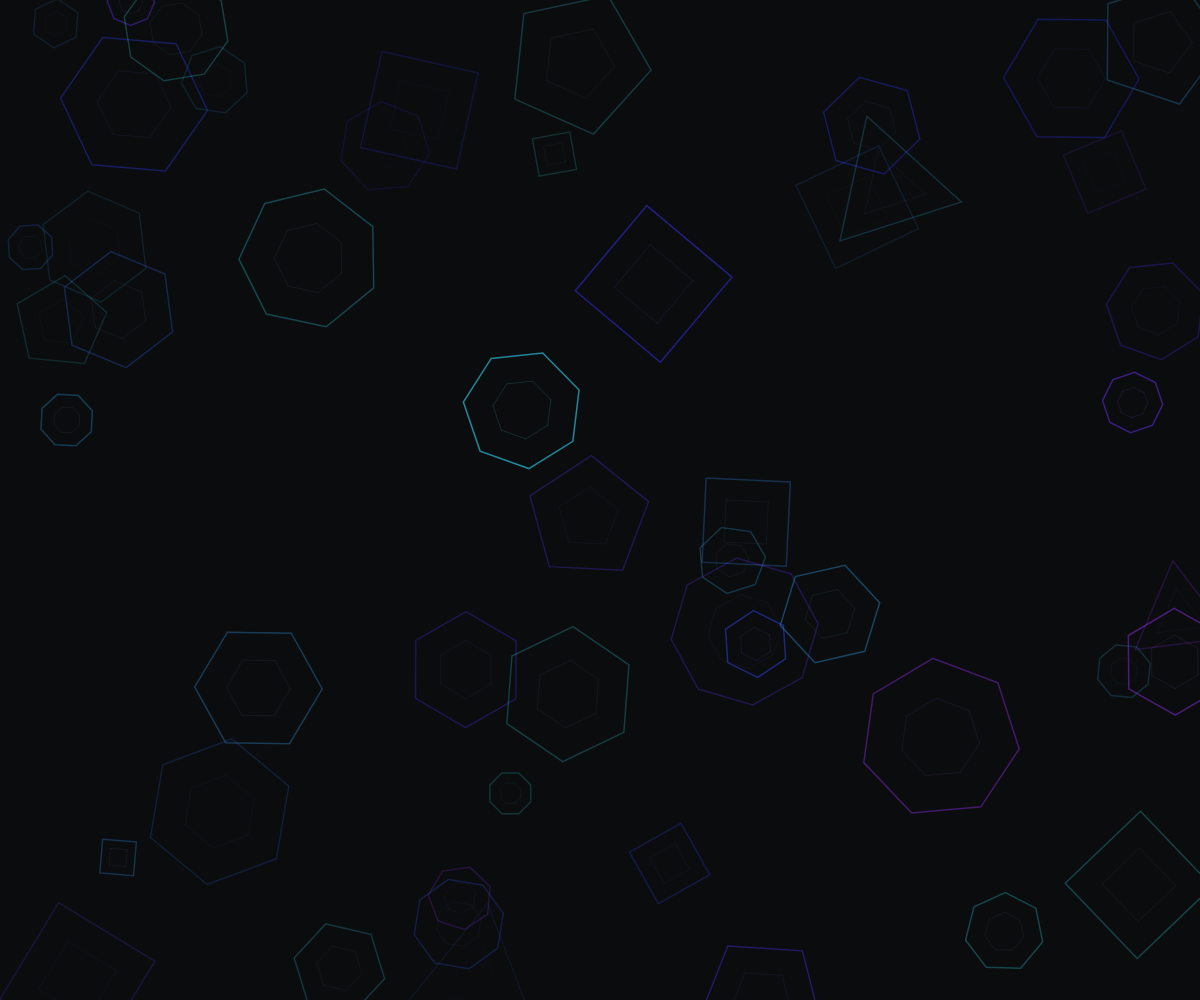
Frame 1 (no input)
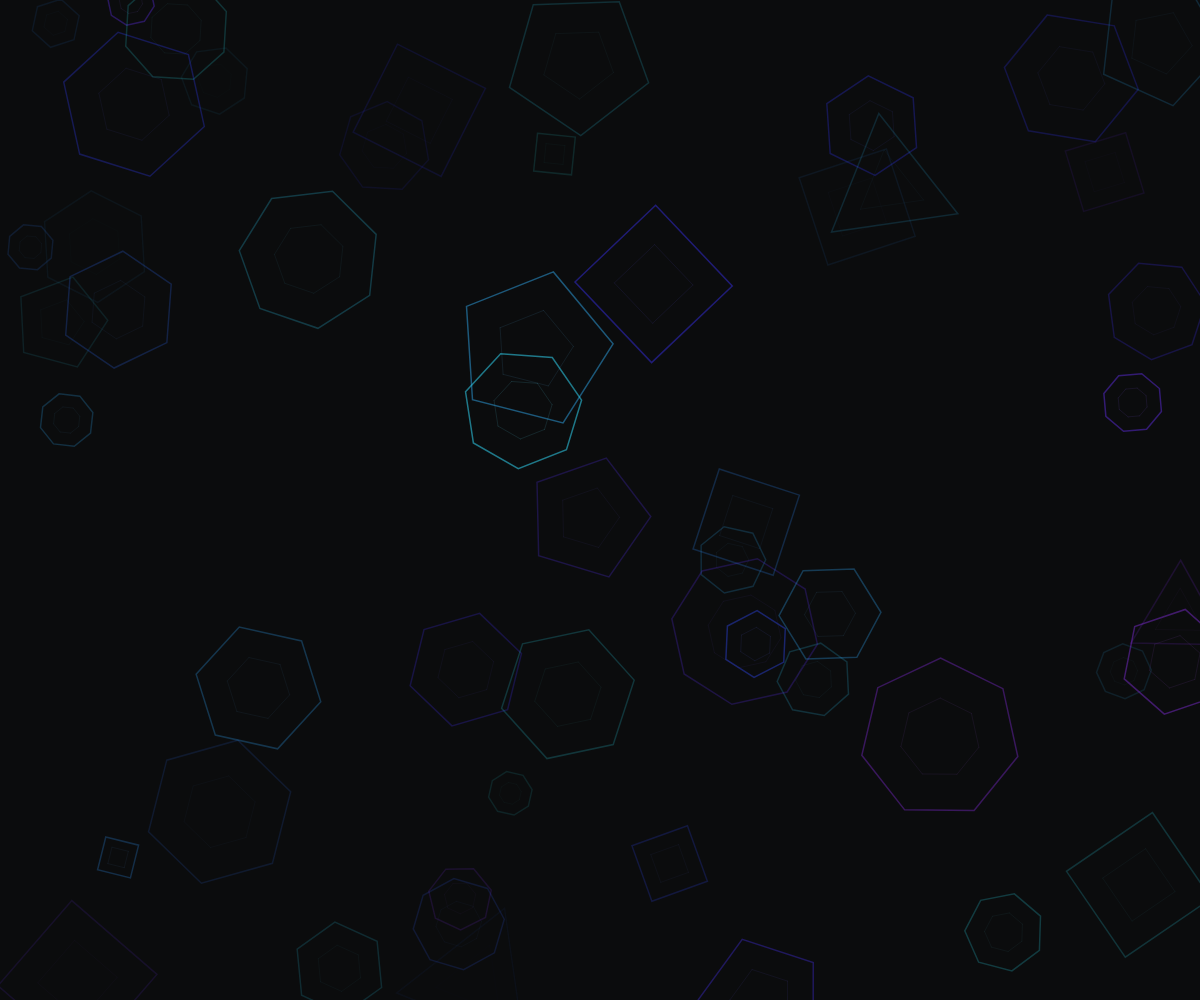
Frame 60 (no input)
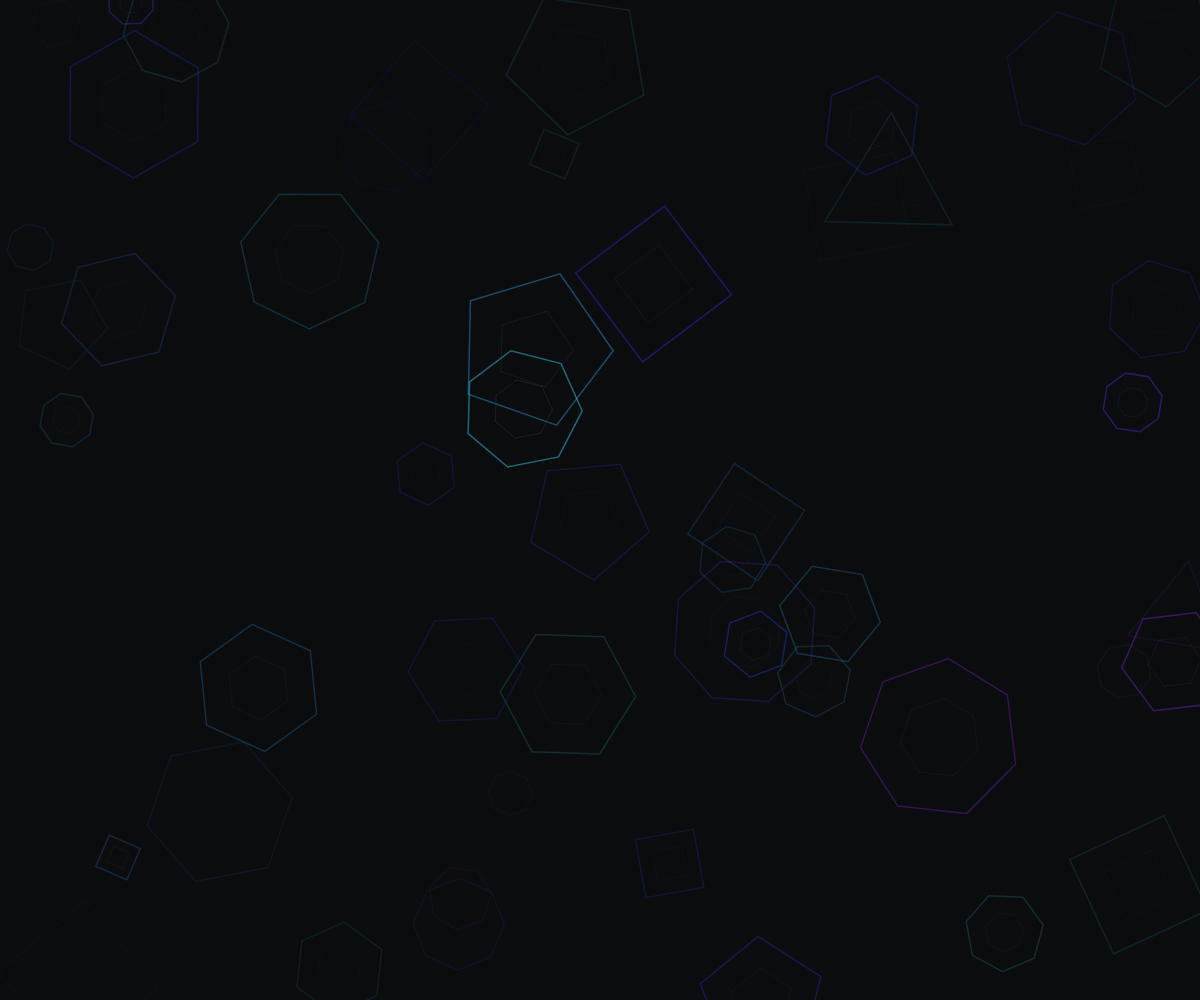
Frame 120 (the mouse pressed at the canvas centre since frame 60)

The p5.js sketch that drew these frames (run headless with seeded random() and noise() and a simulated clock; from frame 60 on, the mouse is pressed at the canvas centre):

// p5.js sketch
// ── sketch.js
let formations = [];
let time = 0;

function setup() {
  createCanvas(windowWidth, windowHeight);
  colorMode(HSB, 360, 100, 100, 1);
  
  // Initialize formations
  for (let i = 0; i < 50; i++) {
    formations.push({
      x: random(width),
      y: random(height),
      size: random(20, 80),
      hue: random(180, 270),
      rotation: random(TWO_PI),
      speed: random(0.001, 0.005),
      vertices: round(random(3, 8)),
      life: random(100, 500),
      alpha: random(0.3, 0.7)
    });
  }
}

function draw() {
  background(220, 10, 5);
  
  time += 0.01;
  
  // Update and display formations
  for (let i = formations.length - 1; i >= 0; i--) {
    let f = formations[i];
    
    // Animate formation
    f.rotation += f.speed;
    f.life--;
    
    // Fade out as life decreases
    let alpha = map(f.life, 0, 500, 0, f.alpha);
    
    push();
    translate(f.x, f.y);
    rotate(f.rotation);
    
    // Draw crystalline formation
    noFill();
    stroke(f.hue, 80, 90, alpha);
    strokeWeight(1.5);
    
    beginShape();
    for (let j = 0; j < f.vertices; j++) {
      let angle = TWO_PI / f.vertices * j;
      let x = cos(angle) * f.size;
      let y = sin(angle) * f.size;
      vertex(x, y);
    }
    endShape(CLOSE);
    
    // Draw internal lines
    stroke(f.hue, 60, 80, alpha * 0.5);
    strokeWeight(0.5);
    for (let j = 0; j < f.vertices; j++) {
      let angle1 = TWO_PI / f.vertices * j;
      let angle2 = TWO_PI / f.vertices * ((j + 1) % f.vertices);
      let x1 = cos(angle1) * f.size * 0.5;
      let y1 = sin(angle1) * f.size * 0.5;
      let x2 = cos(angle2) * f.size * 0.5;
      let y2 = sin(angle2) * f.size * 0.5;
      line(x1, y1, x2, y2);
    }
    
    pop();
    
    // Remove dead formations
    if (f.life <= 0) {
      formations.splice(i, 1);
    }
  }
  
  // Occasionally add new formations
  if (random() < 0.03) {
    formations.push({
      x: random(width),
      y: random(height),
      size: random(20, 80),
      hue: random(180, 270),
      rotation: random(TWO_PI),
      speed: random(0.001, 0.005),
      vertices: round(random(3, 8)),
      life: random(100, 500),
      alpha: random(0.3, 0.7)
    });
  }
}

function windowResized() {
  resizeCanvas(windowWidth, windowHeight);
}
